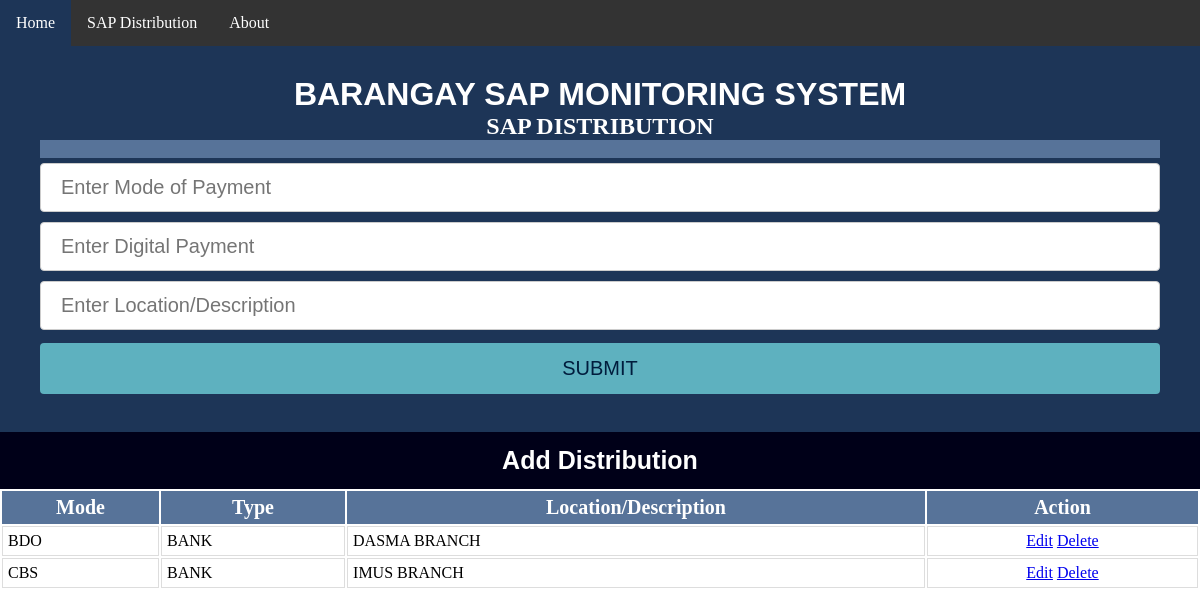
/distribution, run on an earlier commit of the app's database.
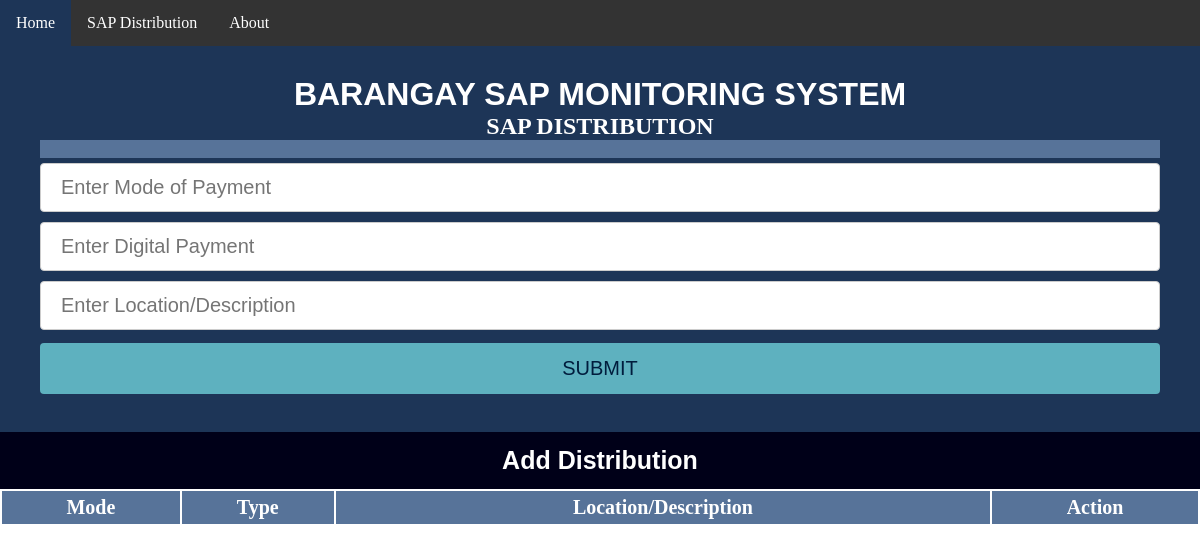
And on a later commit of the database.
### MNList/models.py (models this page shows)
class SDistributions(models.Model):
      dmode = models.TextField(default='')
      dtype = models.TextField(default='')
      dlocation = models.TextField(default='')
      class meta:
          db = "distribution"

### MNList/views.py (the view)
# urls.py: url(r'^distribution$', views.view_distribution, name='view_distribution'),
def view_distribution(request):
   sdistributions = SDistributions.objects.all()
   return render(request, 'SDistribution.html', {'sdistribution' : sdistributions})

### MNList/templates/SDistribution.html (shortened to what this page needs)
<html>
<head>
</head>
<body>
{% extends 'base.html' %}
{% block content %}
	<div id="myDIV" class="header">
		<h1>BARANGAY SAP MONITORING SYSTEM</h1>
		<h2>SAP DISTRIBUTION</h2>
	<h4>
		</h4>
		<form method="POST" action="/add_distribution">
       	      <input type="txt" id="bmode" name="bmode" placeholder="Enter Mode of Payment ">
	  	      <input type="txt" id="btype" name="btype" placeholder="Enter Digital Payment">
	  	      <input type="txt" id="blocation" name="blocation" placeholder="Enter Location/Description">
			<input type="submit" id="bAdd" name="bAdd" value="SUBMIT" class=button> </form>
	</div>
<a href="#test1" onclick="myFunction()""><b><p>Add Distribution</p><b></a><br />
		<table id="id_table" name='tr'>
		<tr>
			<th>Mode</th>
			<th>Type</th>
			<th>Location/Description</th>
			<th>Action</th>
		</tr>
		<tr>{% for sdistribution in sdistribution %}
			<td>{{ sdistribution.dmode.upper }}</td>
			<td>{{ sdistribution.dtype.upper }}</td>
			<td>{{ sdistribution.dlocation.upper }}</td>
			<td><center><a class="btn btn-sm btn-warning" href="modify/{{ sdistribution.id }}"> Edit</a> <a class="btn btn-sm btn-danger" href="remove/{{ sdistribution.id }}"> Delete</a></center></td>
		</tr>{% endfor %}</table>
</body>
{% endblock %}

What changed in the data, as far as the page shows it:
removed SDistributions: dmode "BDO", dtype "BANK", dlocation "DASMA BRANCH"
removed SDistributions: dmode "CBS", dtype "BANK", dlocation "IMUS BRANCH"
